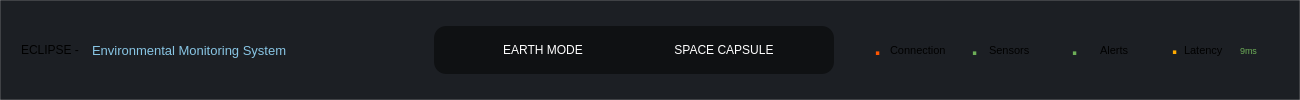
         <widget class="QFrame" name="headerFrame">
          <property name="minimumSize">
           <size>
            <width>1300</width>
            <height>90</height>
           </size>
          </property>
          <property name="maximumSize">
           <size>
            <width>1440</width>
            <height>100</height>
           </size>
          </property>
          <property name="styleSheet">
           <string notr="true">background-color: rgb(28, 31, 36);
border: none;
border: 1px solid rgba(255, 255, 255, 40);</string>
          </property>
          <property name="frameShape">
           <enum>QFrame::StyledPanel</enum>
          </property>
          <property name="frameShadow">
           <enum>QFrame::Raised</enum>
          </property>
          <layout class="QGridLayout" name="gridLayout_2">
           <property name="spacing">
            <number>12</number>
           </property>
           <item row="0" column="2" alignment="Qt::AlignHCenter|Qt::AlignVCenter">
            <widget class="QFrame" name="modeFrame">
             <property name="minimumSize">
              <size>
               <width>400</width>
               <height>30</height>
              </size>
             </property>
             <property name="maximumSize">
              <size>
               <width>480</width>
               <height>80</height>
              </size>
             </property>
             <property name="styleSheet">
              <string notr="true">background-color: rgb(15, 17, 19);
border-radius: 12px;
border:none;</string>
             </property>
             <property name="frameShape">
              <enum>QFrame::StyledPanel</enum>
             </property>
             <property name="frameShadow">
              <enum>QFrame::Raised</enum>
             </property>
             <layout class="QGridLayout" name="gridLayout_3">
              <item row="0" column="1">
               <widget class="QPushButton" name="earthModePushButton">
                <property name="minimumSize">
                 <size>
                  <width>150</width>
                  <height>30</height>
                 </size>
                </property>
                <property name="maximumSize">
                 <size>
                  <width>150</width>
                  <height>50</height>
                 </size>
                </property>
                <property name="styleSheet">
                 <string notr="true">QPushButton {
    background-color: rgb(15, 17, 19);   
    color: white;
    border-radius: 8px;
    padding: 6px 12px;
}

QPushButton:hover {
    background-color: rgb(40, 44, 50); 
}

QPushButton:checked {
    background-color: rgb(136, 197, 228); 
    color: rgb(15,17,19);
}</string>
                </property>
                <property name="text">
                 <string>EARTH MODE</string>
                </property>
                <property name="checkable">
                 <bool>true</bool>
                </property>
                <property name="checked">
                 <bool>false</bool>
                </property>
               </widget>
              </item>
              <item row="0" column="2">
               <widget class="QPushButton" name="spaceCapsulePushButton">
                <property name="minimumSize">
                 <size>
                  <width>150</width>
                  <height>30</height>
                 </size>
                </property>
                <property name="maximumSize">
                 <size>
                  <width>150</width>
                  <height>40</height>
                 </size>
                </property>
                <property name="styleSheet">
                 <string notr="true">QPushButton {
    background-color: rgb(15, 17, 19);   
    color: white;
    border-radius: 8px;
    padding: 6px 12px;
}

QPushButton:hover {
    background-color: rgb(40, 44, 50); 
}

QPushButton:checked {
    background-color: rgb(136, 197, 228); 
    color: rgb(15,17,19);
}</string>
                </property>
                <property name="text">
                 <string>SPACE CAPSULE</string>
                </property>
                <property name="checkable">
                 <bool>true</bool>
                </property>
               </widget>
              </item>
             </layout>
            </widget>
           </item>
           <item row="0" column="1">
            <widget class="QFrame" name="systemTitleFrame">
             <property name="minimumSize">
              <size>
               <width>400</width>
               <height>70</height>
              </size>
             </property>
             <property name="maximumSize">
              <size>
               <width>480</width>
               <height>80</height>
              </size>
             </property>
             <property name="styleSheet">
              <string notr="true">border: none;</string>
             </property>
             <property name="frameShape">
              <enum>QFrame::StyledPanel</enum>
             </property>
             <property name="frameShadow">
              <enum>QFrame::Raised</enum>
             </property>
             <layout class="QHBoxLayout" name="horizontalLayout_5">
              <item>
               <widget class="QLabel" name="label">
                <property name="maximumSize">
                 <size>
                  <width>65</width>
                  <height>100</height>
                 </size>
                </property>
                <property name="styleSheet">
                 <string notr="true">border: none;</string>
                </property>
                <property name="text">
                 <string>ECLIPSE -</string>
                </property>
               </widget>
              </item>
              <item>
               <widget class="QLabel" name="systemTitleLabel2">
                <property name="maximumSize">
                 <size>
                  <width>350</width>
                  <height>100</height>
                 </size>
                </property>
                <property name="font">
                 <font>
                  <pointsize>10</pointsize>
                 </font>
                </property>
                <property name="styleSheet">
                 <string notr="true">color: rgb(136, 197, 228); </string>
                </property>
                <property name="text">
                 <string>Environmental Monitoring System</string>
                </property>
               </widget>
              </item>
             </layout>
            </widget>
           </item>
           <item row="0" column="3" alignment="Qt::AlignHCenter|Qt::AlignVCenter">
            <widget class="QFrame" name="systemStatusBar">
             <property name="minimumSize">
              <size>
               <width>400</width>
               <height>30</height>
              </size>
             </property>
             <property name="maximumSize">
              <size>
               <width>600</width>
               <height>70</height>
              </size>
             </property>
             <property name="styleSheet">
              <string notr="true">border:none;</string>
             </property>
             <property name="frameShape">
              <enum>QFrame::StyledPanel</enum>
             </property>
             <property name="frameShadow">
              <enum>QFrame::Raised</enum>
             </property>
             <layout class="QHBoxLayout" name="horizontalLayout">
              <property name="spacing">
               <number>0</number>
              </property>
              <item>
               <widget class="QFrame" name="connectionFrame">
                <property name="minimumSize">
                 <size>
                  <width>100</width>
                  <height>40</height>
                 </size>
                </property>
                <property name="maximumSize">
                 <size>
                  <width>120</width>
                  <height>40</height>
                 </size>
                </property>
                <property name="frameShape">
                 <enum>QFrame::StyledPanel</enum>
                </property>
                <property name="frameShadow">
                 <enum>QFrame::Raised</enum>
                </property>
                <layout class="QHBoxLayout" name="horizontalLayout_11">
                 <item alignment="Qt::AlignHCenter|Qt::AlignVCenter">
                  <widget class="QLabel" name="connectionStatusDot">
                   <property name="minimumSize">
                    <size>
                     <width>10</width>
                     <height>20</height>
                    </size>
                   </property>
                   <property name="maximumSize">
                    <size>
                     <width>10</width>
                     <height>16777215</height>
                    </size>
                   </property>
                   <property name="font">
                    <font>
                     <pointsize>18</pointsize>
                     <bold>true</bold>
                    </font>
                   </property>
                   <property name="styleSheet">
                    <string notr="true">color: rgb(255, 85, 0);
</string>
                   </property>
                   <property name="text">
                    <string>.</string>
                   </property>
                   <property name="alignment">
                    <set>Qt::AlignBottom|Qt::AlignRight|Qt::AlignTrailing</set>
                   </property>
                  </widget>
                 </item>
                 <item>
                  <widget class="QLabel" name="connectionStatusLabel">
                   <property name="minimumSize">
                    <size>
                     <width>60</width>
                     <height>20</height>
                    </size>
                   </property>
                   <property name="maximumSize">
                    <size>
                     <width>80</width>
                     <height>20</height>
                    </size>
                   </property>
                   <property name="font">
                    <font>
                     <pointsize>8</pointsize>
                    </font>
                   </property>
                   <property name="text">
                    <string>Connection</string>
                   </property>
                   <property name="alignment">
                    <set>Qt::AlignLeading|Qt::AlignLeft|Qt::AlignVCenter</set>
                   </property>
                  </widget>
                 </item>
                </layout>
               </widget>
              </item>
              <item>
               <widget class="QFrame" name="sensorStatusFrame">
                <property name="minimumSize">
                 <size>
                  <width>100</width>
                  <height>20</height>
                 </size>
                </property>
                <property name="maximumSize">
                 <size>
                  <width>100</width>
                  <height>40</height>
                 </size>
                </property>
                <property name="frameShape">
                 <enum>QFrame::StyledPanel</enum>
                </property>
                <property name="frameShadow">
                 <enum>QFrame::Raised</enum>
                </property>
                <layout class="QHBoxLayout" name="horizontalLayout_13">
                 <item>
                  <widget class="QLabel" name="sensorStatusDot">
                   <property name="minimumSize">
                    <size>
                     <width>10</width>
                     <height>20</height>
                    </size>
                   </property>
                   <property name="maximumSize">
                    <size>
                     <width>10</width>
                     <height>16777215</height>
                    </size>
                   </property>
                   <property name="font">
                    <font>
                     <pointsize>18</pointsize>
                     <bold>true</bold>
                    </font>
                   </property>
                   <property name="styleSheet">
                    <string notr="true">color: rgb(109, 174, 87);</string>
                   </property>
                   <property name="text">
                    <string>.</string>
                   </property>
                   <property name="alignment">
                    <set>Qt::AlignBottom|Qt::AlignRight|Qt::AlignTrailing</set>
                   </property>
                  </widget>
                 </item>
                 <item alignment="Qt::AlignHCenter">
                  <widget class="QLabel" name="sensorStatusLabel">
                   <property name="minimumSize">
                    <size>
                     <width>55</width>
                     <height>20</height>
                    </size>
                   </property>
                   <property name="maximumSize">
                    <size>
                     <width>60</width>
                     <height>20</height>
                    </size>
                   </property>
                   <property name="font">
                    <font>
                     <pointsize>8</pointsize>
                    </font>
                   </property>
                   <property name="text">
                    <string>Sensors</string>
                   </property>
                   <property name="alignment">
                    <set>Qt::AlignLeading|Qt::AlignLeft|Qt::AlignVCenter</set>
                   </property>
                  </widget>
                 </item>
                </layout>
               </widget>
              </item>
              <item alignment="Qt::AlignRight">
               <widget class="QFrame" name="alertsbaseStatusFrame">
                <property name="minimumSize">
                 <size>
                  <width>100</width>
                  <height>20</height>
                 </size>
                </property>
                <property name="maximumSize">
                 <size>
                  <width>100</width>
                  <height>40</height>
                 </size>
                </property>
                <property name="frameShape">
                 <enum>QFrame::StyledPanel</enum>
                </property>
                <property name="frameShadow">
                 <enum>QFrame::Raised</enum>
                </property>
                <layout class="QHBoxLayout" name="horizontalLayout_14">
                 <item>
                  <widget class="QLabel" name="alertsStatusDot">
                   <property name="minimumSize">
                    <size>
                     <width>10</width>
                     <height>20</height>
                    </size>
                   </property>
                   <property name="maximumSize">
                    <size>
                     <width>10</width>
                     <height>16777215</height>
                    </size>
                   </property>
                   <property name="font">
                    <font>
                     <pointsize>18</pointsize>
                     <bold>true</bold>
                    </font>
                   </property>
                   <property name="styleSheet">
                    <string notr="true">color: rgb(109, 174, 87);</string>
                   </property>
                   <property name="text">
                    <string>.</string>
                   </property>
                   <property name="alignment">
                    <set>Qt::AlignBottom|Qt::AlignRight|Qt::AlignTrailing</set>
                   </property>
                  </widget>
                 </item>
                 <item alignment="Qt::AlignRight">
                  <widget class="QLabel" name="alertsbaseStatusLabel">
                   <property name="minimumSize">
                    <size>
                     <width>50</width>
                     <height>20</height>
                    </size>
                   </property>
                   <property name="maximumSize">
                    <size>
                     <width>80</width>
                     <height>20</height>
                    </size>
                   </property>
                   <property name="font">
                    <font>
                     <pointsize>8</pointsize>
                    </font>
                   </property>
                   <property name="text">
                    <string>Alerts</string>
                   </property>
                  </widget>
                 </item>
                </layout>
               </widget>
              </item>
              <item alignment="Qt::AlignHCenter|Qt::AlignVCenter">
               <widget class="QFrame" name="latencyStatusFrame">
                <property name="minimumSize">
                 <size>
                  <width>50</width>
                  <height>20</height>
                 </size>
                </property>
                <property name="maximumSize">
                 <size>
                  <width>120</width>
                  <height>40</height>
                 </size>
                </property>
                <property name="frameShape">
                 <enum>QFrame::StyledPanel</enum>
                </property>
                <property name="frameShadow">
                 <enum>QFrame::Raised</enum>
                </property>
                <layout class="QHBoxLayout" name="horizontalLayout_15">
                 <item>
                  <widget class="QLabel" name="latencyStatusDot">
                   <property name="sizePolicy">
                    <sizepolicy hsizetype="Preferred" vsizetype="Preferred">
                     <horstretch>10</horstretch>
                     <verstretch>0</verstretch>
                    </sizepolicy>
                   </property>
                   <property name="minimumSize">
                    <size>
                     <width>10</width>
                     <height>20</height>
                    </size>
                   </property>
                   <property name="maximumSize">
                    <size>
                     <width>10</width>
                     <height>16777215</height>
                    </size>
                   </property>
                   <property name="font">
                    <font>
                     <pointsize>18</pointsize>
                     <bold>true</bold>
                    </font>
                   </property>
                   <property name="styleSheet">
                    <string notr="true">color: rgb(255, 170, 0);</string>
                   </property>
                   <property name="text">
                    <string>.</string>
                   </property>
                   <property name="alignment">
                    <set>Qt::AlignBottom|Qt::AlignRight|Qt::AlignTrailing</set>
                   </property>
                  </widget>
                 </item>
                 <item>
                  <widget class="QLabel" name="latencyStatusLabel">
                   <property name="minimumSize">
                    <size>
                     <width>50</width>
                     <height>20</height>
                    </size>
                   </property>
                   <property name="maximumSize">
                    <size>
                     <width>60</width>
                     <height>20</height>
                    </size>
                   </property>
                   <property name="font">
                    <font>
                     <pointsize>8</pointsize>
                    </font>
                   </property>
                   <property name="text">
                    <string>Latency</string>
                   </property>
                  </widget>
                 </item>
                 <item>
                  <widget class="QLabel" name="latencyValue">
                   <property name="sizePolicy">
                    <sizepolicy hsizetype="Preferred" vsizetype="Preferred">
                     <horstretch>10</horstretch>
                     <verstretch>0</verstretch>
                    </sizepolicy>
                   </property>
                   <property name="minimumSize">
                    <size>
                     <width>30</width>
                     <height>20</height>
                    </size>
                   </property>
                   <property name="maximumSize">
                    <size>
                     <width>50</width>
                     <height>20</height>
                    </size>
                   </property>
                   <property name="font">
                    <font>
                     <pointsize>7</pointsize>
                    </font>
                   </property>
                   <property name="styleSheet">
                    <string notr="true">color: rgb(109, 174, 87);</string>
                   </property>
                   <property name="text">
                    <string>9ms</string>
                   </property>
                  </widget>
                 </item>
                </layout>
               </widget>
              </item>
             </layout>
            </widget>
           </item>
          </layout>
         </widget>
